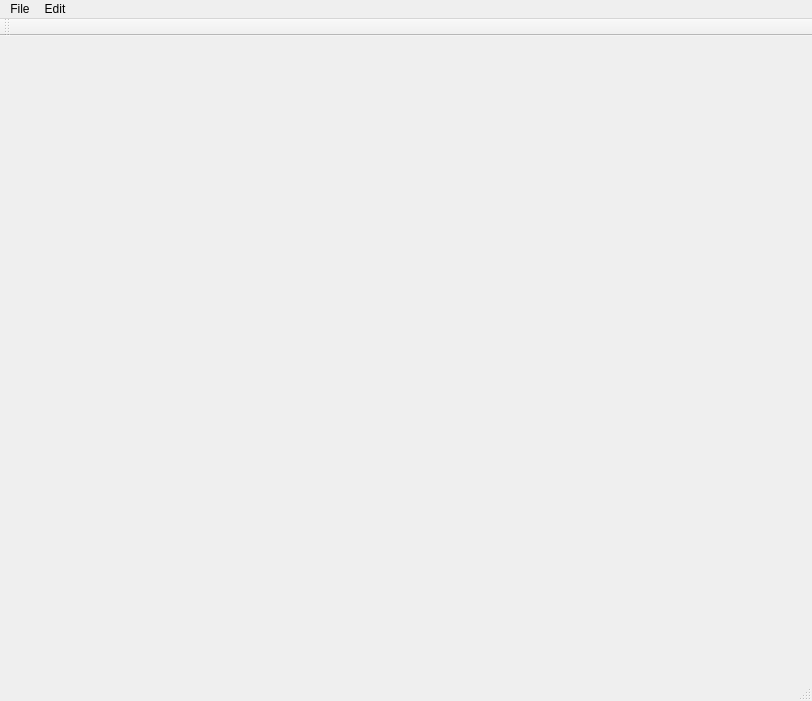
<?xml version="1.0" encoding="UTF-8"?>
<ui version="4.0">
 <class>MainWindow</class>
 <widget class="QMainWindow" name="MainWindow">
  <property name="geometry">
   <rect>
    <x>0</x>
    <y>0</y>
    <width>812</width>
    <height>701</height>
   </rect>
  </property>
  <property name="windowTitle">
   <string>MainWindow</string>
  </property>
  <widget class="QWidget" name="mainWidget"/>
  <widget class="QMenuBar" name="menuBar">
   <property name="geometry">
    <rect>
     <x>0</x>
     <y>0</y>
     <width>812</width>
     <height>21</height>
    </rect>
   </property>
   <widget class="QMenu" name="menuFile">
    <property name="title">
     <string>File</string>
    </property>
    <addaction name="actionOpen_Stock"/>
    <addaction name="actionRequest_Web_Stock"/>
   </widget>
   <widget class="QMenu" name="menuEdit">
    <property name="title">
     <string>Edit</string>
    </property>
    <widget class="QMenu" name="menuAdd">
     <property name="title">
      <string>Add</string>
     </property>
     <widget class="QMenu" name="menuIndicator">
      <property name="title">
       <string>Indicator</string>
      </property>
      <addaction name="actionAverage"/>
     </widget>
     <addaction name="menuIndicator"/>
    </widget>
    <addaction name="menuAdd"/>
   </widget>
   <addaction name="menuFile"/>
   <addaction name="menuEdit"/>
  </widget>
  <widget class="QToolBar" name="mainToolBar">
   <attribute name="toolBarArea">
    <enum>TopToolBarArea</enum>
   </attribute>
   <attribute name="toolBarBreak">
    <bool>false</bool>
   </attribute>
  </widget>
  <widget class="QStatusBar" name="statusBar"/>
  <action name="actionOpen_Stock">
   <property name="text">
    <string>Open Stock</string>
   </property>
  </action>
  <action name="actionRequest_Web_Stock">
   <property name="text">
    <string>Request Web Stock</string>
   </property>
  </action>
  <action name="actionAverage">
   <property name="text">
    <string>Average</string>
   </property>
  </action>
 </widget>
 <layoutdefault spacing="6" margin="11"/>
 <resources/>
 <connections/>
</ui>
